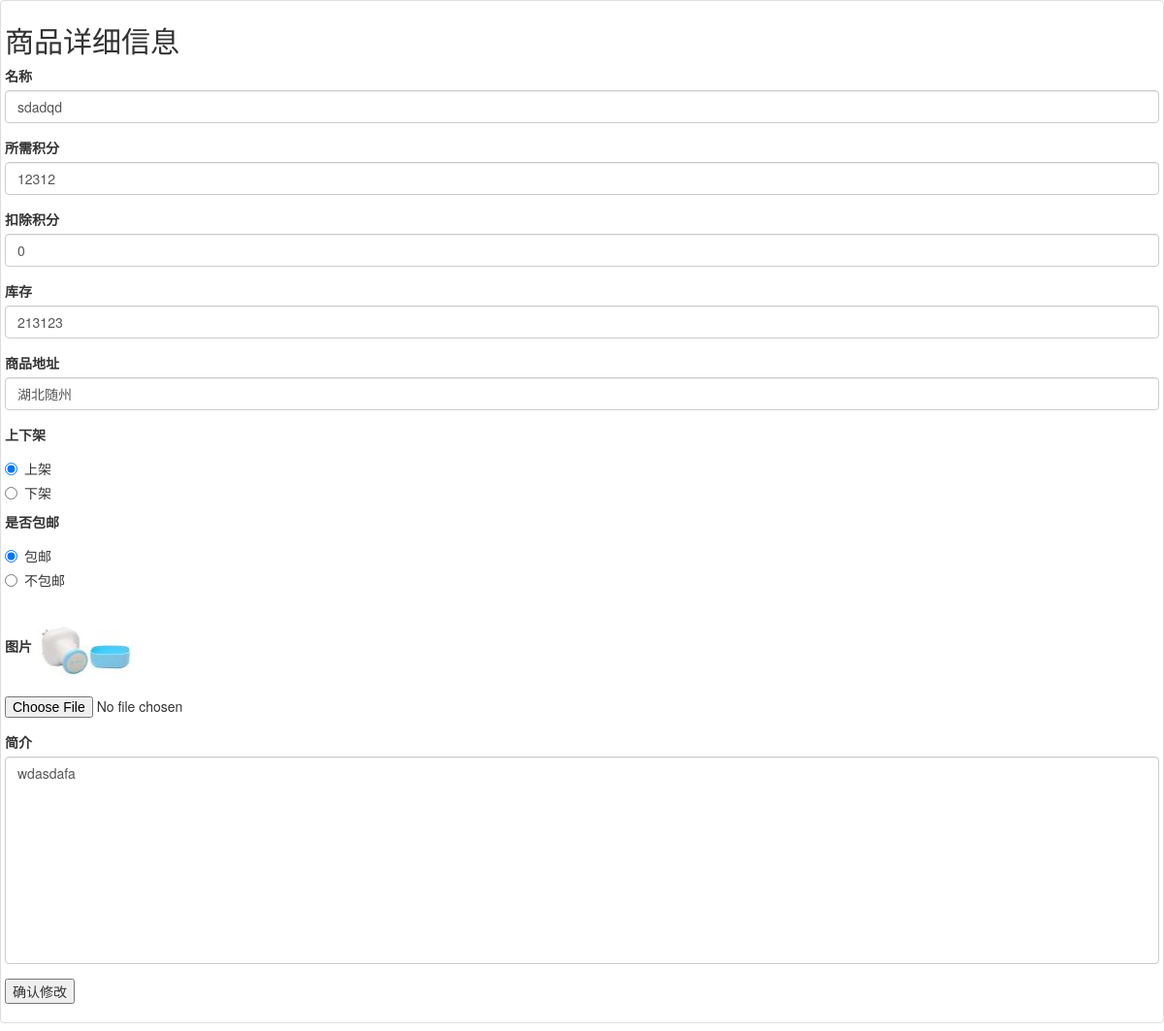
/mySite/admin/awardshop/revamp.php?id=2 (signed in), run on the app's committed database.
### tables this page shows
CREATE TABLE `awardshop` (
  `id` int(10) UNSIGNED NOT NULL COMMENT 'id' AUTO_INCREMENT primary key,
  `name` varchar(50) NOT NULL COMMENT '商品名称',
  `intro` varchar(100) NOT NULL COMMENT '商品简介',
  `img` varchar(100) NOT NULL COMMENT '商品图片',
  `price` int(10) UNSIGNED NOT NULL COMMENT '所需积分',
  `salesVolume` int(10) UNSIGNED NOT NULL DEFAULT '0',
  `repertory` int(10) UNSIGNED NOT NULL,
  `goodsShelf` tinyint UNSIGNED NOT NULL,
  `mail` tinyint UNSIGNED NOT NULL,
  `award` int(10) UNSIGNED NOT NULL,
  `address` varchar(200) NOT NULL,
  `evaluate_id` int(10) UNSIGNED NOT NULL
);

### mySite/admin/awardshop/revamp.php (the view, shortened to what this page needs)
<?php
include "../../public/common/config.php";
$sql="select * from awardshop where id={$_GET['id']}";
$smt=$pdo->prepare($sql);
$smt->execute();
$row=$smt->fetch();
 ?>
<!doctype html>
<html lang="en">
<head>
	<link rel="stylesheet" href="../../public/css/bootstrap.min.css">
	<link rel="stylesheet" href="../public/css/index.css">
</head>
<body>
	<div class="thumbnail">
    	<h2>商品详细信息</h2>
		<form action="update.php" method="post" enctype="multipart/form-data">
			<div class="form-group">
				<label>名称</label>
				<input type="text" class="form-control" name="name" value="<?php echo $row['name'] ?>">
			</div>
			<div class="form-group">
				<label>所需积分</label>
				<input type="text" class="form-control" name="price" value="<?php echo $row['price'] ?>">
			</div>
			<div class="form-group">
				<label>扣除积分</label>
				<input type="text" class="form-control" name="award" value="<?php echo $row['award'] ?>">
			</div>
			<div class="form-group">
				<label>库存</label>
				<input type="text" class="form-control" name="repertory" value="<?php echo $row['repertory'] ?>">
			</div>
			<div class="form-group">
				<label>商品地址</label>
				<input type="text" class="form-control" name="address" value="<?php echo $row['address'] ?>" >
			</div>
			<div>
				<label>上下架</label>
				<div class="radio">
					<label>
						<input type="radio" name="goodsShelf" value="1" <?php if($row['goodsShelf'])echo "checked"; ?>>上架
					</label>
				</div>
				<div class="radio">
					<label>
						<input type="radio" name="goodsShelf" value="0" <?php if(!$row['goodsShelf'])echo "checked"; ?>>下架
					</label>
				</div>
			</div>
			<div>
				<label>是否包邮</label>
				<div class="radio">
					<label>
						<input type="radio" name="mail" value="1" <?php if($row['mail'])echo "checked"; ?>>包邮
					</label>
				</div>
				<div class="radio">
					<label>
						<input type="radio" name="mail" value="0" <?php if(!$row['mail'])echo "checked"; ?>>不包邮
					</label>
				</div>
			</div>
			<div class="form-group">
				<label>图片</label>
				<img src='/mySite/public/uploads/shop/th_<?php echo $row['img'] ?>'>
				<input type="file" name="file">
			</div>
			<div class="form-group">
				<label>简介</label>
				<textarea name="intro" cols="30" rows="10" style="resize:none" class="form-control"><?php echo $row['intro'] ?></textarea>
			</div>
			<div class="form-group">
				<input type="submit" value="确认修改">
			</div>
		</form>
    </div>
</body>
</html>

### mySite/admin/public/css/index.css (style rules this page uses)
body { min-width: 500px; }

### data on the page
awardshop: name "sdadqd", price "12312", award "0", repertory "213123", address "湖北随州", goodsShelf "☑ 上架", goodsShelf "☐ 下架", mail "☑ 包邮", mail "☐ 不包邮", img (picture), intro "wdasdafa"
